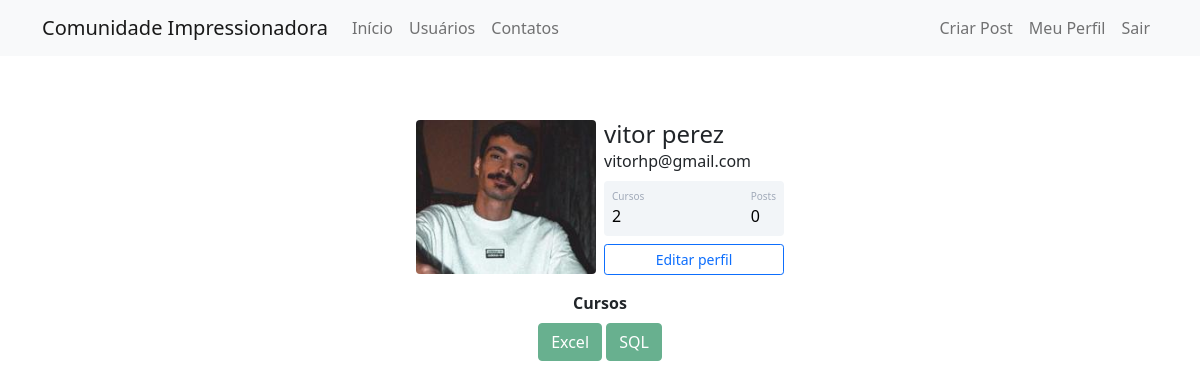
The page /perfil (signed in) on the database its author committed.
### comunidadeimpressionadora/models.py (models this page shows)
class Usuario(database.Model, UserMixin):
    id = database.Column(database.Integer, primary_key=True)
    username = database.Column(database.String, nullable=False)
    email = database.Column(database.String, nullable=False, unique=True)
    senha = database.Column(database.String, nullable=False)
    foto_perfil = database.Column(database.String, default='default.jpg')
    posts = database.relationship('Post', backref='autor', lazy=True) #backref-> cria uma coluna autor na tabela post #lazy=true -> verifica todos os dados que tem da outra tabela no relacionamento
    cursos = database.Column(database.String, nullable=False, default='Não Informado')

### comunidadeimpressionadora/routes.py (the view)
@app.route('/perfil')
@login_required
def perfil():
    foto_perfil = url_for('static', filename='fotos_perfil/{}'.format(current_user.foto_perfil))            # -> pegamos o nome do arquivo da foto de perfil do user logado. usando a propriedade da classe usuario
    return render_template('perfil.html', foto_perfil=foto_perfil)

### comunidadeimpressionadora/models.py (called while the page is built)
@login_manager.user_loader # Diz que essa é a função que carrega o usuário
def load_usuario(id_usuario):
    return Usuario.query.get(int(id_usuario))

### comunidadeimpressionadora/templates/perfil.html (shortened to what this page needs)
{% extends 'base.html' %}
{% block body %}
        <div class="container mt-5 d-flex justify-content-center">
            <div class="card p-3">
                <div class="d-flex align-items-center">
                    <div class="image pe-2">
                <img src="{{ foto_perfil }}" class="rounded" width="180" >
                </div>
                <div class="ml-3 w-100">
                   <h4 class="mb-0 mt-0">{{ current_user.username }}</h4>
                   <span>{{ current_user.email }}</span>
                   <div class="p-2 mt-2 bg-primary d-flex justify-content-between rounded text-white stats">
                       {% if 'Não Informado' in current_user.cursos or current_user.cursos == ''%}
                            <div class="d-flex flex-column">
                                <span class="articles">Cursos</span>
                                <span class="number1">0</span>
                            </div>
                        {% else %}
                            <div class="d-flex flex-column">
                                <span class="articles">Cursos</span>
                                <span class="number1">{{ current_user.cursos.count(';') + 1 }}</span>
                            </div>
                        {% endif %}
                    <div class="d-flex flex-column">
                        <span class="followers">Posts</span>
                        <span class="number2">0</span>
                    </div>
                   </div>
                   <div class="button mt-2 d-flex flex-row align-items-center">
                    <a class="w-100" href="{{ url_for('editar_perfil') }}">
                        <button class="btn btn-sm btn-outline-primary w-100">Editar perfil</button>
                    </a>
                   </div>
                </div>
                </div>
            </div>
         </div>
        <div class="row justify-content-center">
            <div class="col col-4" style="text-align: center">
                {% if 'Não Informado' in current_user.cursos or current_user.cursos == ''%}
                    <br>
                {% else %}
                    <strong>Cursos</strong><br>
                    {% for curso in current_user.cursos.split(';') %}
                    <button type="button" class="btn btn-success mt-2" disabled>{{ curso }}</button>
                    {% endfor %}
                {% endif %}
            </div>
        </div>
{% endblock %}

### comunidadeimpressionadora/static/main.css (style rules this page uses)
.card { width: 400px; border: none; border-radius: 10px; background-color: #fff; }
.stats { background: #f2f5f8 !important; color: #000 !important; }
.articles { font-size:10px; color: #a1aab9; }
.number1 { font-weight:500; }
.followers { font-size:10px; color: #a1aab9; }
.number2 { font-weight:500; }

### rows shown on the page
Usuario: username "vitor perez", email "vitorhp@gmail.com", cursos "2"

### other values the page prints
{{ curso }} "Excel" "SQL"
